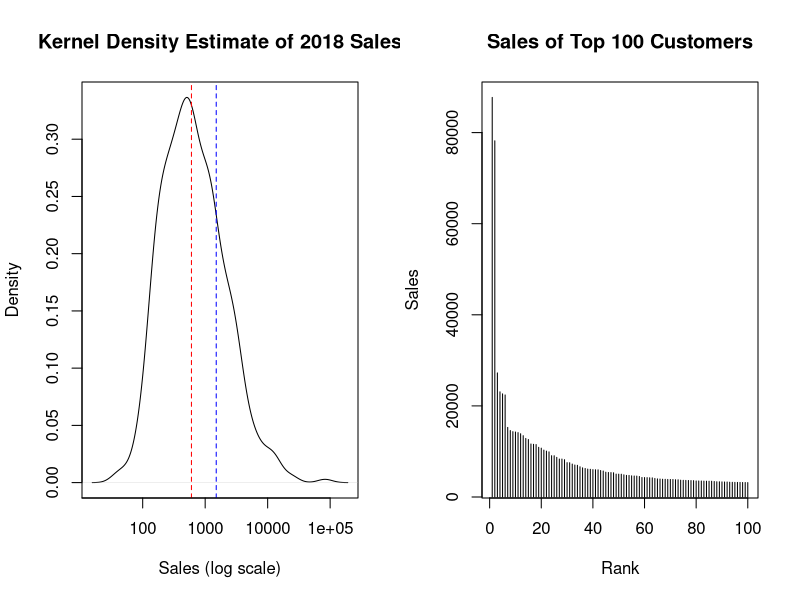
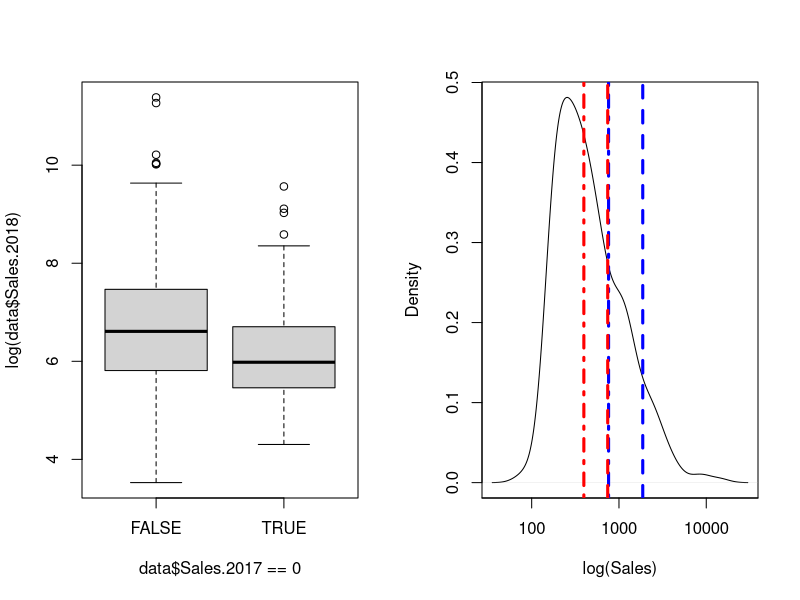
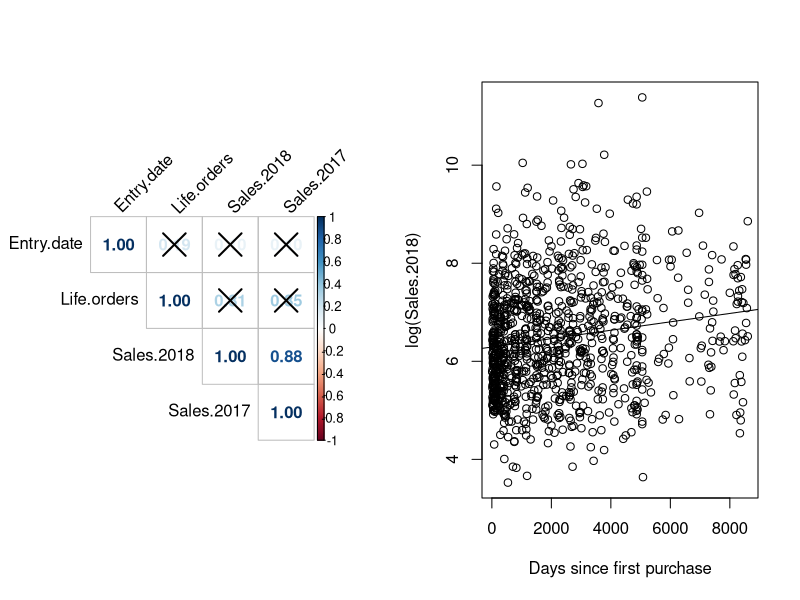
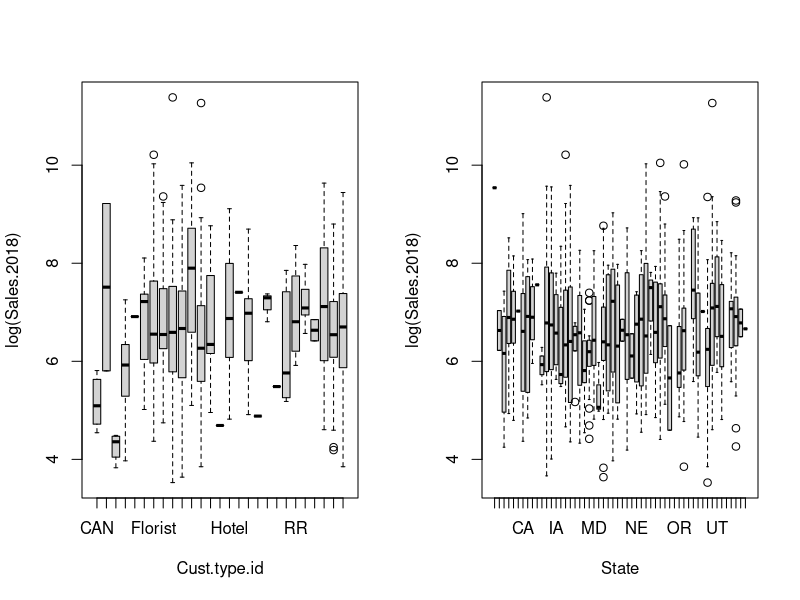
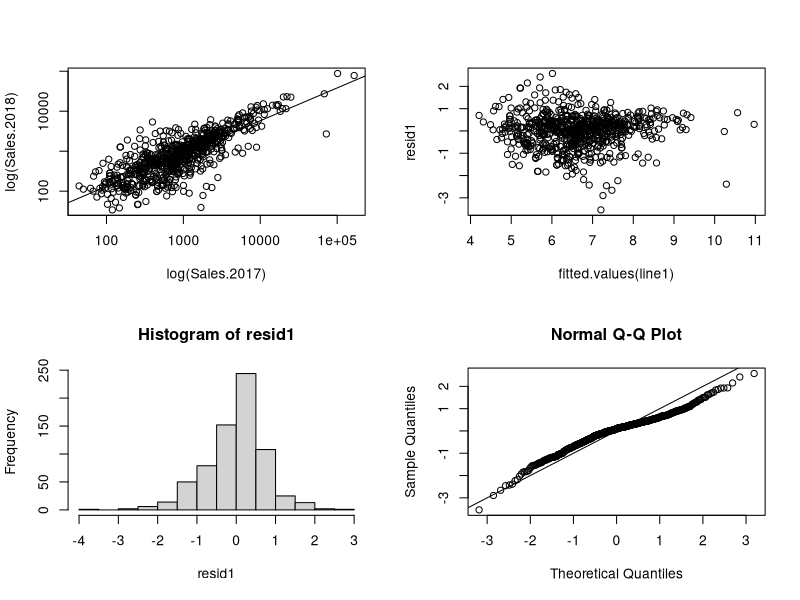
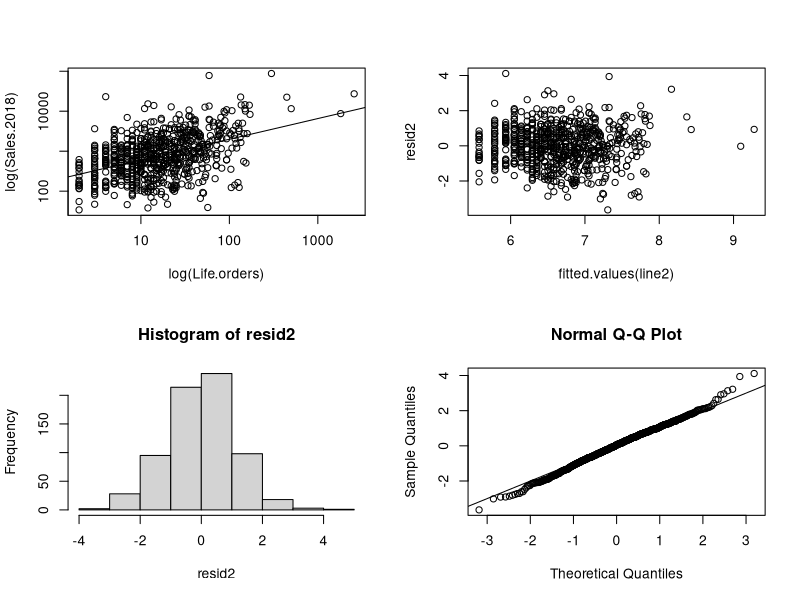
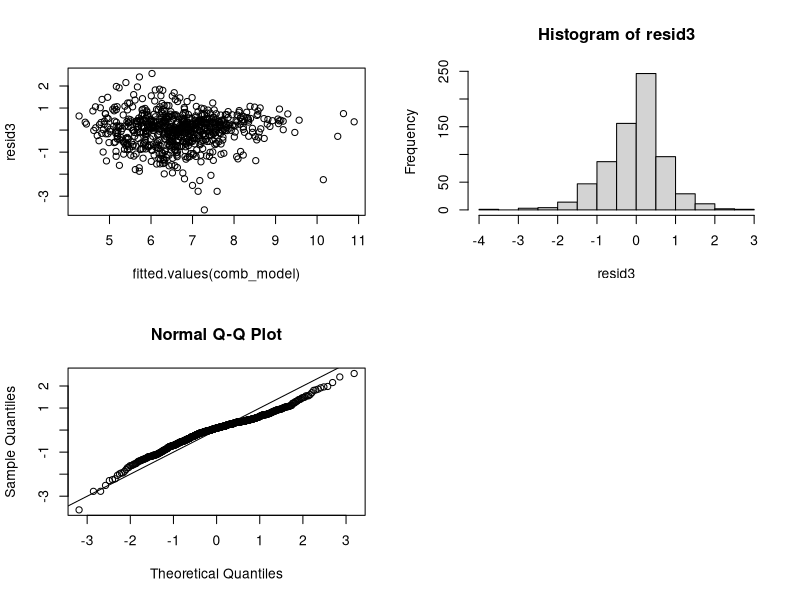

Source code (R) for these figures, in order:
## ---- chunk 1
library(tidyverse)
library(dplyr)
library(lubridate)
library(kableExtra)
## ---- chunk 2
data_raw <- read.csv("customer_data_2018.csv", header = T, stringsAsFactors = F) %>% rename(Sales.2018 = Last.yr.sales)%>% rename(Sales.2017 = Prior.yr.sales)
data<-data_raw
data<-data[-c(1, nrow(data)),]
## ---- chunk 3
# correlation test  
cor.mtest <- function(mat, ...) {
    mat <- as.matrix(mat)
    n <- ncol(mat)
    p.mat<- matrix(NA, n, n)
    diag(p.mat) <- 0
    for (i in 1:(n - 1)) {
        for (j in (i + 1):n) {
            tmp <- cor.test(mat[, i], mat[, j], ...)
            p.mat[i, j] <- p.mat[j, i] <- tmp$p.value
        }
    }
    colnames(p.mat) <- rownames(p.mat) <- colnames(mat)
    p.mat
}
## ---- chunk 4
str(data)
data$Customer.id <- as.factor(data$Customer.id)
data$State <- as.factor(data$State)
data$Sales.2018 <- as.numeric(data$Sales.2018)
data$Sales.2017 <- as.numeric(data$Sales.2017)
data$Sales.2017[which(is.na(data$Sales.2017))] <- 0
data$Life.orders <- as.numeric(data$Life.orders)
data$Entry.date <- as.numeric(ymd("2019-01-01")) - as.numeric(ymd(data$Entry.date))
data$Cust.type.id <- as.factor(data$Cust.type.id)
top_10 <- data[1:10,]
## ---- chunk 5
summary(data)
Sales.2018.total <- sum(data$Sales.2018)
Sales.2018.total
Sales.2017.total <- sum(data$Sales.2017)
Sales.2017.total
top_10 <- data[1:10,]
top_10
## ---- chunk 6
quantile(data$Sales.2018, probs = seq(0.1,1,0.1))

sum(top_10$Sales.2018)

# use log transformation of sales 
par(mfrow = c(1,2))
fit <-density(log(data$Sales.2018))
plot(fit,
     xlab = "Sales (log scale)",
     main = "Kernel Density Estimate of 2018 Sales", xaxt = "n"
     )
abline(v = c(log(median(data$Sales.2018)), log(mean(data$Sales.2018))),
       col = c("red", "blue"),
       lty = 2)
axis(side = 1, at = log(c(10,100,1000, 10000, 100000)), labels = c(10,100,1000, 10000, 100000))


# top 100 customer sales
plot(data$Sales.2018[1:100], 
     type = "h",
     xlab = "Rank",
     ylab = "Sales",
     main = "Sales of Top 100 Customers")
## ---- chunk 7
par(mfrow=c(1,2))
boxplot(log(data$Sales.2018)~data$Sales.2017==0)
new_sales <- data[data$Sales.2017==0,]
summary(new_sales)
plot(density(log(new_sales$Sales.2018)), xaxt="n", xlab = "log(Sales)", main = "")
axis(side = 1, at = log(c(10,100,1000, 10000, 100000)), labels = c(10,100,1000, 10000, 100000))
abline(v = c(log(median(new_sales$Sales.2018)), log(mean(new_sales$Sales.2018))),
       col = c("red", "blue"),
       lty = 4,
       lwd=3)
abline(v = c(log(median(data[data$Sales.2017>0,]$Sales.2018)), log(mean(data[data$Sales.2017>0,]$Sales.2018))),
       col = c("red", "blue"),
       lty = 2,
       lwd=3)
## ---- chunk 8
data[,c("Cust.type.id", "Sales.2018")]%>%
  group_by(Cust.type.id)%>%
  summarise_all(c(mean, sum, sd, function(x){sum(x)/mean(x)}))%>%
  arrange(desc(fn2))%>%filter(fn4 >= 10)%>%
  kable(col.names = c("Type", "Average Sales", "Total Sales",  "Std. Dev.", "Count"))
## ---- chunk 9
data[,c("State", "Sales.2018")]%>%
  group_by(State)%>%
  summarise_all(c(mean, sum, sd, function(x){sum(x)/mean(x)}))%>%
  arrange(desc(fn2))%>%head(10)%>%
  kable(col.names = c("Type", "Average Sales",  "Total Sales", "Std. Dev.", "Count"))
## ---- chunk 10
# calculate correlation coefficients
cor_data<-select_if(data, is.numeric)%>%cor()
cor_data

# calculate p-values of correlations
p.mat <- cor.mtest(cor_data)

# plot correlations. X's indicate statistically insignificant correlation
corrplot::corrplot((cor_data), 
                   method="number",
                   type="upper", order="hclust", tl.col="black", tl.srt=45,
                   p.mat = p.mat, sig.level = 0.05
)
## ---- chunk 11
plot(log(Sales.2018)~Entry.date, data=data, xlab = "Days since first purchase", ylab = "log(Sales.2018)")
abline(lm(log(Sales.2018)~Entry.date, data=data))
## ---- chunk 12
par(mfrow=c(1,2))
boxplot(log(Sales.2018)~Cust.type.id, data=data[data$Sales.2017 > 0, ])
boxplot(log(Sales.2018)~State, data=data[data$Sales.2017 > 0, ])

aov1<- aov(log(Sales.2018)~State, data=data[data$Sales.2017 > 0, ])
aov2<- aov(log(Sales.2018)~Cust.type.id, data=data[data$Sales.2017 > 0, ])
summary(aov1)
summary(aov2)

SSTr1 <- 81.5
SSE1 <- 996.4
r.sq1 <- 1-SSE1/(SSE1+SSTr1)
T <- TukeyHSD(aov2)
p.vals <- T[[1]][,4]
p.vals <- p.vals[order(p.vals)]
p.vals[1:15]
## ---- chunk 13
line1 <- lm(log(Sales.2018)~log(Sales.2017), data=data[data$Sales.2017 > 0, ])
summary(line1)

par(mfrow=c(2,2))
plot(log(Sales.2018) ~ log(Sales.2017), data=data[data$Sales.2017 > 0, ], xaxt="n", yaxt="n")
axis(side = 1, at = log(c(10,100,1000, 10000, 100000)), labels = c(10,100,1000, 10000, 100000))
axis(side = 2, at = log(c(10,100,1000, 10000, 100000)), labels = c(10,100,1000, 10000, 100000))
abline(line1$coefficients[1], line1$coefficients[2])
resid1 <- resid(line1)
plot(fitted.values(line1),resid1)
hist(resid1)
qqnorm(resid1)
abline(0,1)
## ---- chunk 14
line2 <- lm(log(Sales.2018)~log(Life.orders), data=data[data$Sales.2017 > 0, ])
summary(line2)
par(mfrow=c(2,2))
plot(log(Sales.2018)~log(Life.orders), data=data[data$Sales.2017 > 0, ], xaxt="n", yaxt="n")
axis(side = 2, at = log(c(10,100,1000, 10000, 100000)), labels = c(10,100,1000, 10000, 100000))
axis(side = 1, at = log(c(10,100,1000, 10000, 100000)), labels = c(10,100,1000, 10000, 100000))
abline(line2$coefficients[1], line2$coefficients[2])
resid2 <- resid(line2)
plot(fitted.values(line2),resid2)
hist(resid2)
qqnorm(resid2)
abline(0,1)
## ---- chunk 15
comb_model <- lm(log(Sales.2018)~log(Sales.2017)+log(Life.orders), data = data[data$Sales.2017>0,])
cs <- summary(comb_model)
print(cs)
par(mfrow=c(2,2))
resid3 <- resid(comb_model)
plot(fitted.values(comb_model),resid3)
hist(resid3)
qqnorm(resid3)
abline(0,1)
